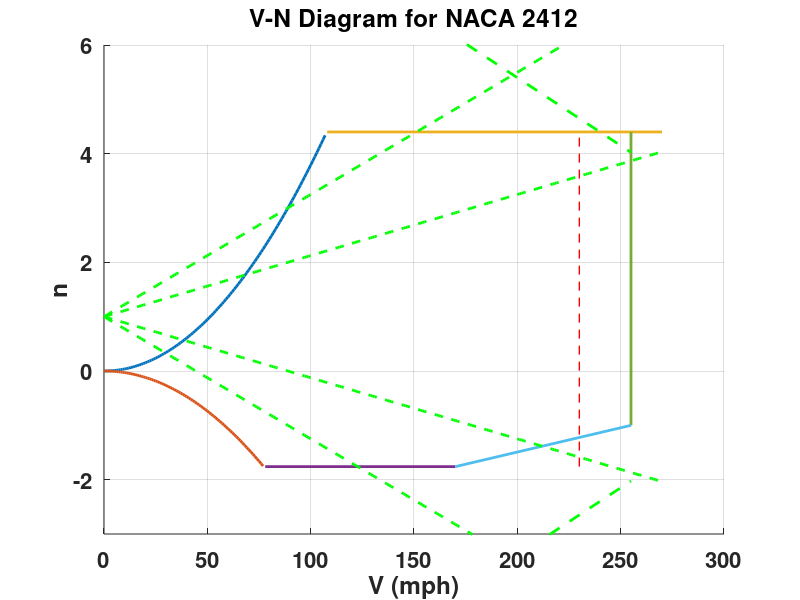

MATLAB code for this plot:
%Script for constructing V-n diagram.  
clc;
close all;

%define aero constants (you should check for the correctness)
W = 2000;
S = 163;
rho = 0.00238; %@ sea level or 12k ft
Vc = 170;
Vd = 255;
AR = 8.3774;
e=0.79;
CD0 = 0.00549;
c=4.4167;
g=32.2;
b = 18.5;  %semi-span

%%% ToDo Task:
%    %% Plots for 2D C_l and C_d vs. alpha... 
     %...Use your own airfoil data from XFoil for plotting to determine 2D
     % lift and drag curve slopes.
%Positive alphas
% figure 
% plot(alpha1, Cl1);
% title('Cl1 vs. Alpha');
% 
% figure
% plot(alpha1, Cd1);
% title('Cd1 vs. Alpha');
% 
% %Negative alphas
% figure 
% plot(alpha2, Cl2);
% title('Cl2 vs. Alpha');
% 
% figure
% plot(alpha2, Cd2);
% title('Cd2 vs. Alpha');
% %%%%%%%%%%%%%
%%%


%After you've determined the 2D lift and drag slopes from the above plots,...
%...convert them to 3D slopes. The following numerical values used are 
%arbitrarily chosen, so use your own numbers.

%Positive alphas
amax_p = 17.5/180*pi;
% Cl_alpha_p = 0.103*180/pi; %2D slope
% CL_alpha_p = Cl_alpha_p/(1+Cl_alpha_p/(pi*AR*e)); %3D
CL_alpha_p = 4.8719;
CL_p_max = CL_alpha_p*amax_p;
CD_p_max = CD0 + CL_p_max^2/(pi*AR*e);
Cz_max = CL_p_max*cos(amax_p)+CD_p_max*sin(amax_p); %3D

mu = 2*W/(rho*g*c*CL_alpha_p*S);
kg = 0.88*mu/(5.3+mu);   %gust alleviation factor

%Negative alphas
amax_n = -17/180*pi;
% Cl_alpha_n = 0.11289*180/pi;
% CL_alpha_n = Cl_alpha_n/(1+Cl_alpha_n/(pi*AR*e));
CL_alpha_n = 4.8719;
CL_n_max = CL_alpha_n*amax_n;
CD_n_max = CD0 + CL_n_max^2/(pi*AR*e);
Cz_neg = CL_n_max*cos(amax_n)+CD_n_max*sin(amax_n);

%Maneuver Limit	Envelope load factors
v = 0:270; %mph
vfps = v*5280/3600; %fps
n_lift = 1.25*(0.5*rho*S*Cz_max/W).*vfps.^2;
n_neg =  (0.5*rho*S*Cz_neg/W).*vfps.^2;


lim_load_plus = 4.4;
lim_load_minus = -1.76;


%Gust Limit Envelope
g_50_plus = 1+kg*rho*50*CL_alpha_p*S/(2*W).*vfps;
g_25_plus = 1+kg*rho*25*CL_alpha_p*S/(2*W).*vfps;
g_50_minus = 1-kg*rho*50*CL_alpha_p*S/(2*W).*vfps;
g_25_minus = 1-kg*rho*25*CL_alpha_p*S/(2*W).*vfps;


%%% ToDo Task:
%Define the positive and negative stall speeds
%%%

%%% ToDo Task:
%Limit	Combined  Envelope... 
%Include (i.e. graph) the Allowable Envelope in the VN diagrams.
%Total allowable envelope for sea level/12k ft is obtained by adding 
%the maneuvering load and gust load limits. 		
%%%


figure; grid on; hold on;set(gcf,'color',[1 1 1]);


tempInd = find(n_lift<lim_load_plus); plot(v(tempInd),n_lift(tempInd),'linewidth',2); 
tempInd = find(n_neg>lim_load_minus); plot(v(tempInd),n_neg(tempInd),'linewidth',2);

tempInd = find(n_lift>lim_load_plus,1); plot([v(tempInd) v(end)],[lim_load_plus lim_load_plus],'linewidth',2);

tempInd = find(n_neg<lim_load_minus,1); plot([v(tempInd) Vc],[lim_load_minus lim_load_minus],'linewidth',2);

plot([Vd Vd],[-1 lim_load_plus],'linewidth',2)
plot([Vc Vd],[lim_load_minus -1],'linewidth',2)
plot(v(1:230),g_50_plus(1:230),'--g','linewidth',2)
plot(v(1:270),g_25_plus(1:270),'--g','linewidth',2)
plot(v(1:230),g_50_minus(1:230),'--g','linewidth',2)
plot(v(1:270),g_25_minus(1:270),'--g','linewidth',2)
plot([Vc Vd],[g_50_plus(230) g_25_plus(270)],'--g','linewidth',2)
plot([Vc Vd],[g_50_minus(230) g_25_minus(270)],'--g','linewidth',2)




plot([230 230],[lim_load_minus lim_load_plus],'--r','linewidth',1)
xlabel('V (mph)','fontsize',16,'fontweight','bold');ylabel('n','fontsize',16,'fontweight','bold')
set(gca,'FontSize',16,'fontweight','bold');
ylim([-3 6])
title('V-N Diagram for NACA 2412');
print('-dpng',[pwd,'figure',num2str(1),'.png']);

%%% ToDo Task:
%construct a VN diagram for both sea level and 12k ft
%%%


